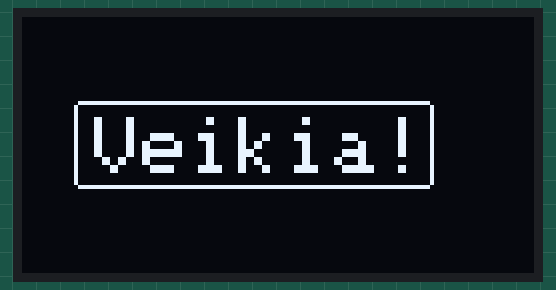
This sketch was run on a simulated Arduino Uno, built with avr-gcc and run on an emulated ATmega328P. On the bench: 128×64 one-colour display. The display library's start-up logo is not drawn.

Above: at 3.4 s.
At 4.3 s:
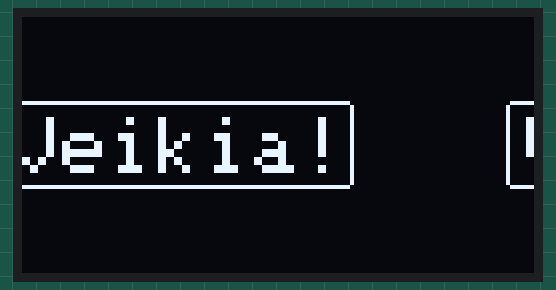
At 5.2 s:
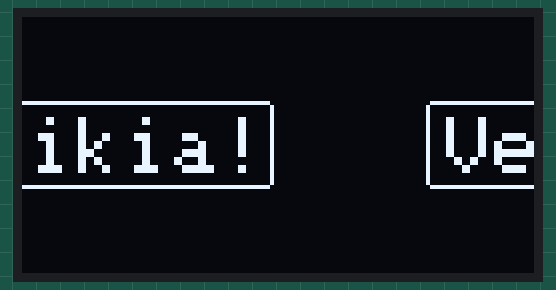
At 7.3 s:
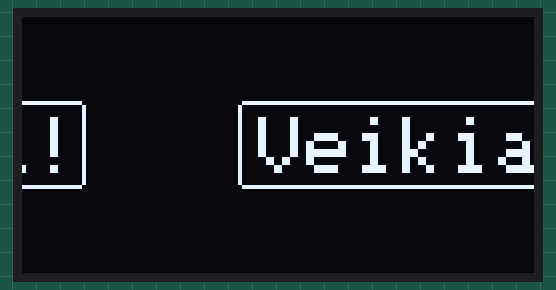
At 9.1 s:
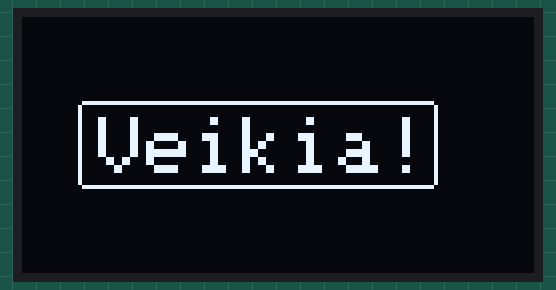
At 11.1 s:
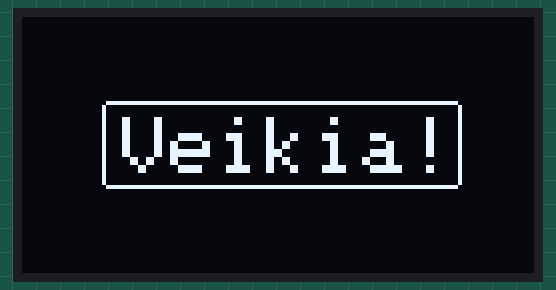

The sketch:

oled_ssd1306_128x64_test.ino
```cpp
#include <SPI.h>
#include <Wire.h>
#include <Adafruit_GFX.h>
#include <Adafruit_SSD1306.h>

#define SCREEN_WIDTH 128 // OLED display width, in pixels
#define SCREEN_HEIGHT 64 // OLED display height, in pixels

// Declaration for an SSD1306 display connected to I2C (SDA, SCL pins)
// The pins for I2C are defined by the Wire-library.
// On an arduino UNO:       A4(SDA), A5(SCL)
// On an arduino MEGA 2560: 20(SDA), 21(SCL)
// On an arduino LEONARDO:   2(SDA),  3(SCL)
// On ESP32 Node MCU:   21(SDA),  22(SCL), ...
// On ESP8266 Node MCU:   4(SDA),  5(SCL), ...
#define OLED_RESET     -1 // Reset pin # (or -1 if sharing Arduino reset pin)
#define SCREEN_ADDRESS 0x3C ///< get adddress using I2C scanner
Adafruit_SSD1306 display(SCREEN_WIDTH, SCREEN_HEIGHT, &Wire, OLED_RESET);


void setup() {
  Serial.begin(9600);

  // SSD1306_SWITCHCAPVCC = generate display voltage from 3.3V internally
  if(!display.begin(SSD1306_SWITCHCAPVCC, SCREEN_ADDRESS)) {
    Serial.println(F("SSD1306 allocation failed"));
    for(;;); // Don't proceed, loop forever
  }

  // Show initial display buffer contents on the screen --
  // the library initializes this with an Adafruit splash screen.
  display.display();
  delay(1000); // Pause for 1 seconds

  display.clearDisplay();
  display.setTextSize(2);             // Draw 2X-scale text
  display.setTextColor(WHITE);
  display.setCursor(25, 25);
  display.println("Veikia!");
  display.drawRoundRect(20, 21, 90, 22, 2, WHITE);
  display.display();
  delay (2000) ;
  display.startscrollleft(0x00, 0x0F) ;
  delay (8000) ;
  display.stopscroll();

}

void loop() {

}
```
